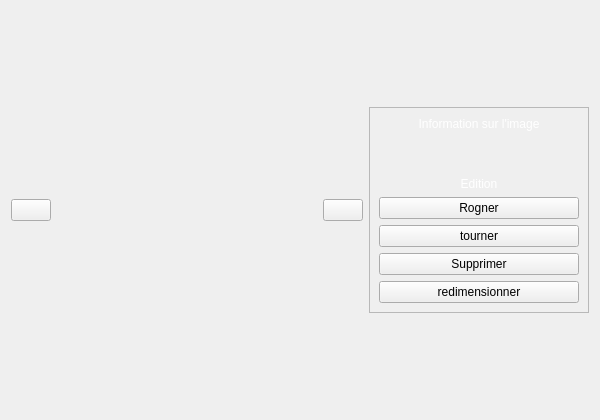
<?xml version="1.0" encoding="UTF-8"?>
<ui version="4.0">
 <class>Imagewindow</class>
 <widget class="QWidget" name="Imagewindow">
  <property name="geometry">
   <rect>
    <x>0</x>
    <y>0</y>
    <width>600</width>
    <height>420</height>
   </rect>
  </property>
  <property name="sizePolicy">
   <sizepolicy hsizetype="Fixed" vsizetype="Preferred">
    <horstretch>0</horstretch>
    <verstretch>0</verstretch>
   </sizepolicy>
  </property>
  <property name="minimumSize">
   <size>
    <width>600</width>
    <height>420</height>
   </size>
  </property>
  <property name="windowTitle">
   <string>editionImage</string>
  </property>
  <layout class="QHBoxLayout" name="horizontalLayout_2">
   <property name="sizeConstraint">
    <enum>QLayout::SetDefaultConstraint</enum>
   </property>
   <item>
    <layout class="QHBoxLayout" name="horizontalLayout">
     <item>
      <widget class="QPushButton" name="button_previous">
       <property name="maximumSize">
        <size>
         <width>40</width>
         <height>16777215</height>
        </size>
       </property>
       <property name="text">
        <string/>
       </property>
       <property name="icon">
        <iconset theme="go-previous">
         <normaloff>.</normaloff>.</iconset>
       </property>
       <property name="shortcut">
        <string>Left</string>
       </property>
      </widget>
     </item>
     <item>
      <widget class="QLabel" name="image_view">
       <property name="text">
        <string/>
       </property>
      </widget>
     </item>
     <item>
      <widget class="QPushButton" name="button_next">
       <property name="maximumSize">
        <size>
         <width>40</width>
         <height>16777215</height>
        </size>
       </property>
       <property name="text">
        <string/>
       </property>
       <property name="icon">
        <iconset theme="go-next">
         <normaloff>.</normaloff>.</iconset>
       </property>
       <property name="shortcut">
        <string>Right</string>
       </property>
      </widget>
     </item>
    </layout>
   </item>
   <item>
    <widget class="QFrame" name="frame">
     <property name="sizePolicy">
      <sizepolicy hsizetype="Preferred" vsizetype="Fixed">
       <horstretch>0</horstretch>
       <verstretch>0</verstretch>
      </sizepolicy>
     </property>
     <property name="minimumSize">
      <size>
       <width>220</width>
       <height>2</height>
      </size>
     </property>
     <property name="maximumSize">
      <size>
       <width>210</width>
       <height>16777215</height>
      </size>
     </property>
     <property name="frameShape">
      <enum>QFrame::StyledPanel</enum>
     </property>
     <property name="frameShadow">
      <enum>QFrame::Raised</enum>
     </property>
     <layout class="QVBoxLayout" name="verticalLayout_3">
      <item>
       <layout class="QVBoxLayout" name="verticalLayout_6">
        <item>
         <layout class="QVBoxLayout" name="verticalLayout_4">
          <item>
           <layout class="QVBoxLayout" name="verticalLayout">
            <item>
             <widget class="QLabel" name="label">
              <property name="sizePolicy">
               <sizepolicy hsizetype="Fixed" vsizetype="Fixed">
                <horstretch>0</horstretch>
                <verstretch>0</verstretch>
               </sizepolicy>
              </property>
              <property name="minimumSize">
               <size>
                <width>200</width>
                <height>0</height>
               </size>
              </property>
              <property name="maximumSize">
               <size>
                <width>200</width>
                <height>30</height>
               </size>
              </property>
              <property name="styleSheet">
               <string notr="true">color: rgb(255, 255, 255);</string>
              </property>
              <property name="text">
               <string>Information sur l'image</string>
              </property>
              <property name="alignment">
               <set>Qt::AlignCenter</set>
              </property>
             </widget>
            </item>
           </layout>
          </item>
         </layout>
        </item>
        <item>
         <widget class="QLabel" name="imageName">
          <property name="styleSheet">
           <string notr="true">color: rgb(255, 255, 255);</string>
          </property>
          <property name="text">
           <string/>
          </property>
         </widget>
        </item>
        <item>
         <layout class="QVBoxLayout" name="verticalLayout_5">
          <item>
           <widget class="QLabel" name="imageType">
            <property name="styleSheet">
             <string notr="true">color: rgb(255, 255, 255);</string>
            </property>
            <property name="text">
             <string/>
            </property>
           </widget>
          </item>
          <item>
           <widget class="QLabel" name="label_2">
            <property name="sizePolicy">
             <sizepolicy hsizetype="Fixed" vsizetype="Preferred">
              <horstretch>0</horstretch>
              <verstretch>0</verstretch>
             </sizepolicy>
            </property>
            <property name="minimumSize">
             <size>
              <width>200</width>
              <height>0</height>
             </size>
            </property>
            <property name="maximumSize">
             <size>
              <width>200</width>
              <height>16777215</height>
             </size>
            </property>
            <property name="styleSheet">
             <string notr="true">color: rgb(255, 255, 255);</string>
            </property>
            <property name="text">
             <string>Edition</string>
            </property>
            <property name="alignment">
             <set>Qt::AlignCenter</set>
            </property>
           </widget>
          </item>
          <item>
           <layout class="QVBoxLayout" name="verticalLayout_2">
            <property name="spacing">
             <number>6</number>
            </property>
            <item>
             <widget class="QPushButton" name="button_crop">
              <property name="sizePolicy">
               <sizepolicy hsizetype="Fixed" vsizetype="Fixed">
                <horstretch>0</horstretch>
                <verstretch>0</verstretch>
               </sizepolicy>
              </property>
              <property name="minimumSize">
               <size>
                <width>200</width>
                <height>0</height>
               </size>
              </property>
              <property name="maximumSize">
               <size>
                <width>200</width>
                <height>16777215</height>
               </size>
              </property>
              <property name="text">
               <string>Rogner</string>
              </property>
             </widget>
            </item>
            <item>
             <widget class="QPushButton" name="button_rotation">
              <property name="sizePolicy">
               <sizepolicy hsizetype="Fixed" vsizetype="Fixed">
                <horstretch>0</horstretch>
                <verstretch>0</verstretch>
               </sizepolicy>
              </property>
              <property name="minimumSize">
               <size>
                <width>200</width>
                <height>0</height>
               </size>
              </property>
              <property name="maximumSize">
               <size>
                <width>200</width>
                <height>16777215</height>
               </size>
              </property>
              <property name="text">
               <string>tourner</string>
              </property>
             </widget>
            </item>
            <item>
             <widget class="QPushButton" name="button_delete">
              <property name="sizePolicy">
               <sizepolicy hsizetype="Fixed" vsizetype="Fixed">
                <horstretch>0</horstretch>
                <verstretch>0</verstretch>
               </sizepolicy>
              </property>
              <property name="minimumSize">
               <size>
                <width>200</width>
                <height>0</height>
               </size>
              </property>
              <property name="maximumSize">
               <size>
                <width>200</width>
                <height>16777215</height>
               </size>
              </property>
              <property name="text">
               <string>Supprimer</string>
              </property>
             </widget>
            </item>
            <item>
             <widget class="QPushButton" name="button_resize">
              <property name="sizePolicy">
               <sizepolicy hsizetype="Fixed" vsizetype="Fixed">
                <horstretch>0</horstretch>
                <verstretch>0</verstretch>
               </sizepolicy>
              </property>
              <property name="minimumSize">
               <size>
                <width>200</width>
                <height>0</height>
               </size>
              </property>
              <property name="maximumSize">
               <size>
                <width>200</width>
                <height>16777215</height>
               </size>
              </property>
              <property name="text">
               <string>redimensionner</string>
              </property>
             </widget>
            </item>
           </layout>
          </item>
         </layout>
        </item>
       </layout>
      </item>
     </layout>
    </widget>
   </item>
  </layout>
 </widget>
 <resources/>
 <connections/>
</ui>
